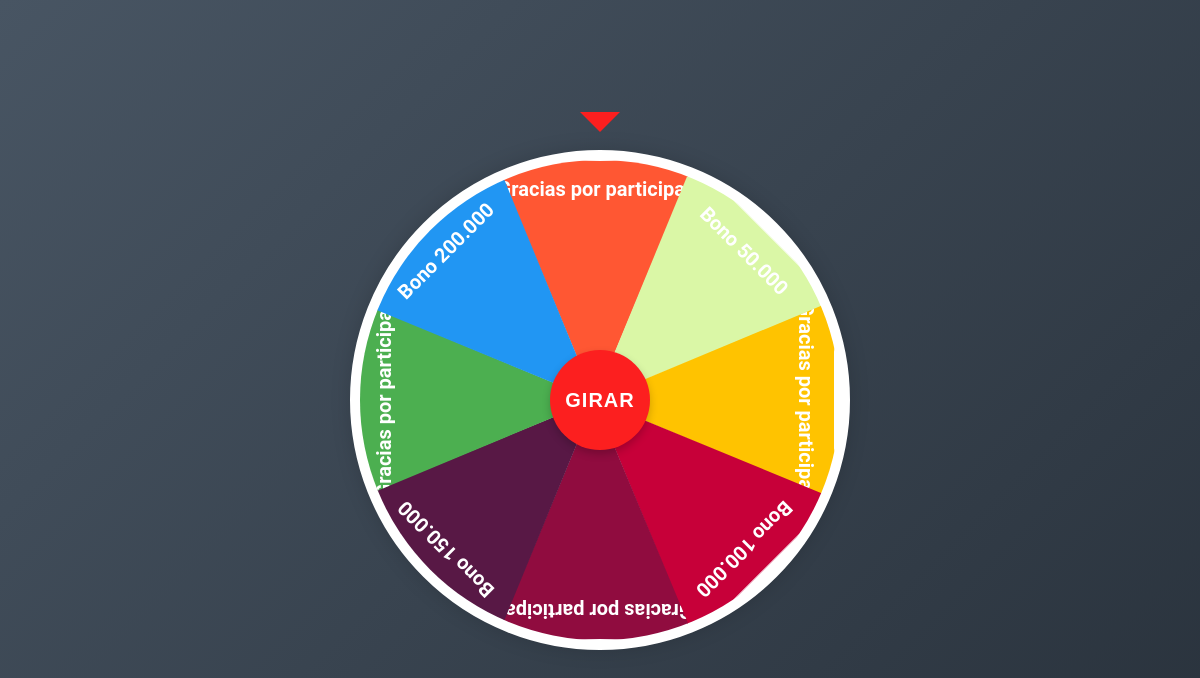
The page /ruleta/jugar/61/ (signed in) on the database its author committed.
### ruleta/models.py (models this page shows, shortened)
class Premio(models.Model):
    nombre = models.CharField(max_length=100)
    descripcion = models.TextField()
    probabilidad = models.FloatField()
    activo = models.BooleanField(default=True)
    color = models.CharField(max_length=7, default="#ffffff")

### ruleta/views.py (the view)
# urls.py: path('jugar/', views.jugar_ruleta, name='jugar_ruleta'),  # Permite acceder sin cliente_id
@login_required(login_url='/ruleta/registro/')
def jugar_ruleta(request, cliente_id=None):
    if cliente_id is None:
        messages.error(request, 'Por favor, regístrate para jugar')
        return redirect('registro_cliente')
    cliente = get_object_or_404(Cliente, pk=cliente_id)
    premios_activos = Premio.objects.filter(activo=True)
    total_premios = premios_activos.count()
    segment_angle = 360 / total_premios if total_premios > 0 else 0
    total_probabilidad = sum(premio.probabilidad for premio in premios_activos)
    random_pick = random.uniform(0, total_probabilidad)
    acumulado = 0
    premio_ganado = None
    ganador_index = 0  # Índice del premio ganado
    for index, premio in enumerate(premios_activos):
        acumulado += premio.probabilidad
        if random_pick <= acumulado:
            premio_ganado = premio
            ganador_index = index
            break
    grados_por_premio = 360 / total_premios
    degrees_offset = 360 - (ganador_index * grados_por_premio)  # Ajuste para que el premio esté bajo la flecha
    if premio_ganado and premio_ganado.nombre != "Gracias por participar":
        Ganador.objects.create(cliente=cliente, premio=premio_ganado, fecha_ganador=timezone.now())
    context = {
        'cliente': cliente,
        'premios': premios_activos,
        'degrees_offset': degrees_offset,
        'segment_angle': segment_angle
    }
    return render(request, 'ruleta/jugar_ruleta.html', context)

### ruleta/templatetags/my_filters.py (called while the page is built)
@register.filter(name='multiply')
def multiply(value, arg):
    return value * arg

### ruleta/templates/ruleta/jugar_ruleta.html (shortened to what this page needs)
{% load static %} {% load my_filters %}
<!DOCTYPE html>
<html lang="en">
<head>
    <link rel="stylesheet" href="{% static 'ruleta/estilos.css' %}">
</head>
<body>
    <div class="container">
        {% for premio in premios %}
        <div class="segment" style="background-color: {{ premio.color }}; transform: rotate({{ forloop.counter0|multiply:45 }}deg);">
            <span>{{ premio.nombre }}</span>
        </div>
        {% endfor %}
    </div>
    <button id="spin">Girar</button>
    <span class="arrow"></span>
</body>
</html>

### static/ruleta/estilos.css (style rules this page uses)
* { box-sizing: border-box; }
body { margin: 0; padding: 0; background: linear-gradient(135deg, #485563 0%, #29323c 100%); display: flex; align-items: center; justify-content: center; height: 100vh; overflow: hidden; font-family: 'Roboto', sans-serif; }
.container { width: 500px; height: 500px; background-color: #fff; border-radius: 50%; border: 10px solid #fff; box-shadow: 0 0 20px rgba(0,0,0,0.15); position: relative; overflow: hidden; transition: transform 5s ease-out; }
.container .segment { height: 50%; width: 200px; position: absolute; clip-path: polygon(100% 0, 50% 100%, 0 0); transform: translateX(-50%); transform-origin: bottom; text-align: center; display: flex; align-items: center; justify-content: center; font-size: 20px; font-weight: bold; font-family: 'Roboto', sans-serif; color: #fff; left: 135px; border: solid 1px #fff; }
.container .segment span { position: absolute; top: 1rem; }
.arrow { position: absolute; top: 7rem; left: 50%; transform: translateX(-50%) rotate(180deg); width: 0; height: 0; border-style: solid; border-width: 0 20px 20px 20px; border-color: transparent transparent #fc1f1f transparent; z-index: 100; }
#spin { position: absolute; top: 50%; left: 50%; transform: translate(-50%, -50%); z-index: 10; background-color: #fc1f1f; text-transform: uppercase; border: none; font-weight: bold; font-size: 20px; color: #fff; width: 100px; height: 100px; border-radius: 50%; cursor: pointer; outline: none; letter-spacing: 1px; box-shadow: 0 4px 8px rgba(0,0,0,0.2); transition: all 0.3s; }

### rows shown on the page
Premio: nombre "Gracias por participar"
Premio: nombre "Bono 50.000"
Premio: nombre "Gracias por participar"
Premio: nombre "Bono 100.000"
Premio: nombre "Gracias por participar"
Premio: nombre "Bono 150.000"
Premio: nombre "Gracias por participar"
Premio: nombre "Bono 200.000"
